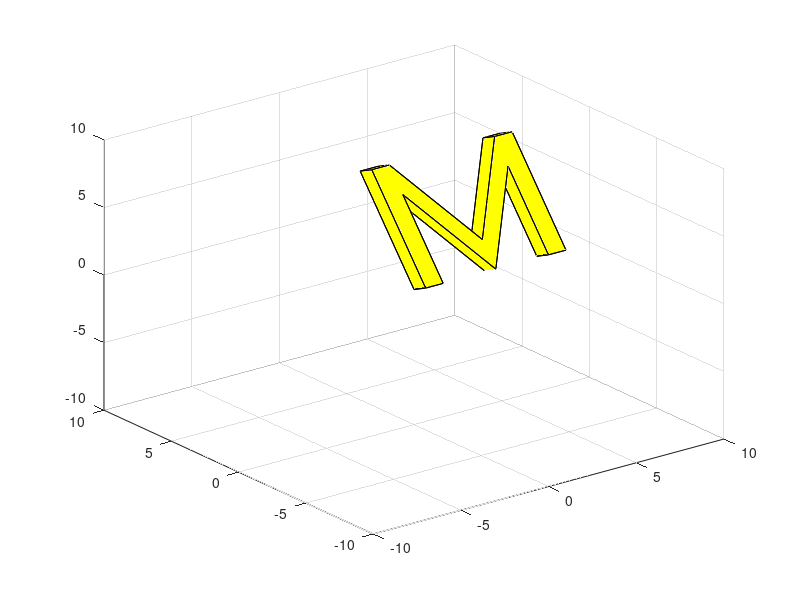

Reproduce this figure in MATLAB.

%% data in
top=[0 1 1 4 7 7 8 8 7 4 1 0 0;
    0 0 6 0 6 0 0 8 8 2 8 8 0;
    0 0 0 0 0 0 0 0 0 0 0 0 0;
    0 0 0 0 0 0 0 0 0 0 0 0 0];

buttom=[0 1 1 4 7 7 8 8 7 4 1 0 0;
    0 0 6 0 6 0 0 8 8 2 8 8 0;
    1 1 1 1 1 1 1 1 1 1 1 1 1;
    0 0 0 0 0 0 0 0 0 0 0 0 0];

back_v=[1 1 1 4  7 7 4 1 1 ;
    8 8 8 2  8 8 2 8 8 ;
    1 0 1 1  1 0 0 0 1;
    0 0 0 0  0 0 0 0 0];

front_v=[1 1 4  7 7 4 1;
    6 6 0  6 6 0 6;
    0 1 1  1 0 0 0;
    0 0 0  0 0 0 0];

back_l=[0 1 1 0 ;
    8 8 8 8 ;
    0 0 1 1;
    0 0 0 0];

back_r=[7  8 8 7 7;
    8 8 8 8 8;
    0 0 1 1 0;
    0 0 0 0 0];

front_l=[0 1 1 0  ;
    0 0 0 0 ;
    0 0 1 1 ;
    0 0 0 0];

front_r=[7 8 8 7 7;
    0 0 0 0 0;
    0 0 1 1 0;
    0 0 0 0 0];

insider_l=[1 1 1 1 1;
    0 6 6 0 0;
    0 0 1 1 0;
    0 0 0 0 0];

insider_r=[7 7 7 7 7 ;
    0 0 6 6 0;
    0 1 1 0 0;
    0 0 0 0 0];

side_l=[0 0 0 0 ;
    0 0 8 8 ;
    0 1 1 0 ;
    0 0 0 0];

side_r=[8 8 8 8 ;
    0 0 8 8 ;
    0 1 1 0 ;
    0 0 0 0];

%% 

for th= 0 : 0.5:60
    the= th*pi/180;
    Rx=[1 0 0 0 ; 0 cos(the) -sin(the) 0 ; 0 sin(the) cos(the) 0; 0 0 0 1];
    y1=Rx*front_v;
    y2=Rx*back_l;
    y3=Rx*back_r;
    y4=Rx*front_l;
    y5=Rx*front_r;
    y6=Rx*insider_l;
    y7=Rx*insider_r;
    y8=Rx*side_l;
    y9=Rx*side_r;
    y10=Rx*back_v;   y11=Rx*top;
    y12=Rx*buttom;
    clf;hold on;
    fill3(y1(1,:),y1(2,:),y1(3,:),'y');
    fill3(y2(1,:),y2(2,:),y2(3,:),'y');
    fill3(y3(1,:),y3(2,:),y3(3,:),'y');
    fill3(y4(1,:),y4(2,:),y4(3,:),'y');
    fill3(y5(1,:),y5(2,:),y5(3,:),'y');
    fill3(y6(1,:),y6(2,:),y6(3,:),'y');
    fill3(y7(1,:),y7(2,:),y7(3,:),'y');
    fill3(y8(1,:),y8(2,:),y8(3,:),'y');
    fill3(y9(1,:),y9(2,:),y9(3,:),'y');
    fill3(y10(1,:),y10(2,:),y10(3,:),'y');
    fill3(y11(1,:),y11(2,:),y11(3,:),'y');
    fill3(y12(1,:),y12(2,:),y12(3,:),'y');
    
    axis([-10 10 -10 10 -10 10 ]); grid
    pause(0.0001)
end


